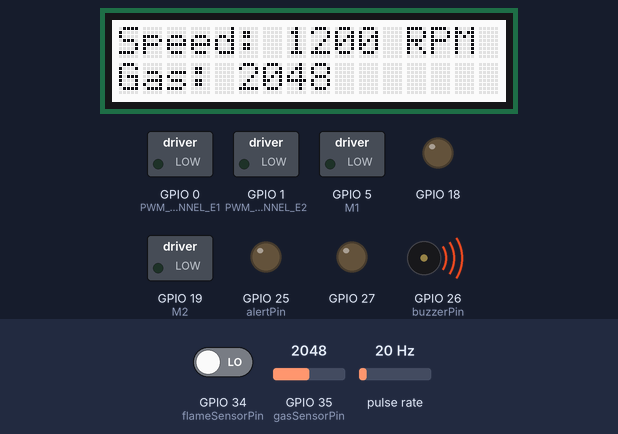
The sketch below on a simulated ESP32. Parts: 16×2 character LCD, switched loads named in the sketch (green lamp = pin HIGH), output pins drawn as LEDs (lit = HIGH), buzzer (waves = sounding, pin HIGH). Wiring (inferred from the names in the program): pulse sensor: data GPIO 32. Dashed ring = blinking. The inputs (shaded band) are chosen by the test bench; at power-on: pulse rate 20 Hz, GPIO 34 (flameSensorPin) LOW, GPIO 35 (gasSensorPin) = 2048. What the sketch prints to the serial monitor is not drawn.

Above: at 4.2 s.
4.3 s: pulse rate (sensor on GPIO 32) set to 4 Hz
At 6.5 s:
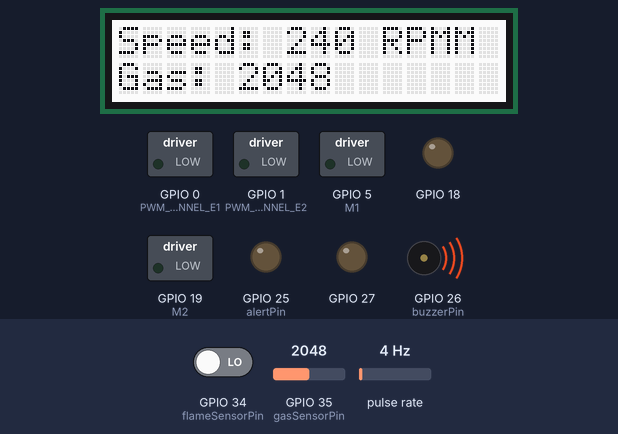
7.4 s: GPIO 34 (flameSensorPin) driven HIGH
At 8.5 s:
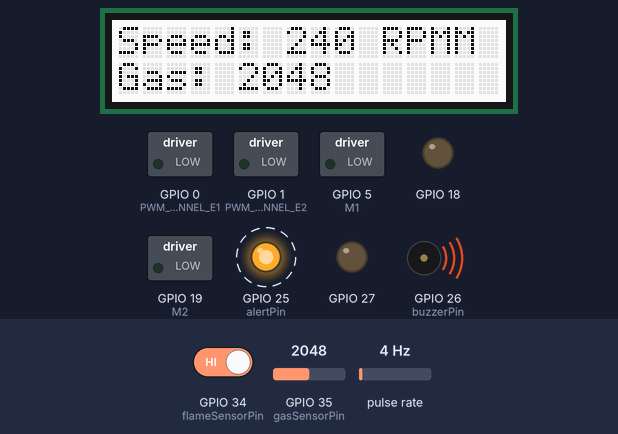
10.5 s: GPIO 35 (gasSensorPin) set to 423
At 11.6 s:
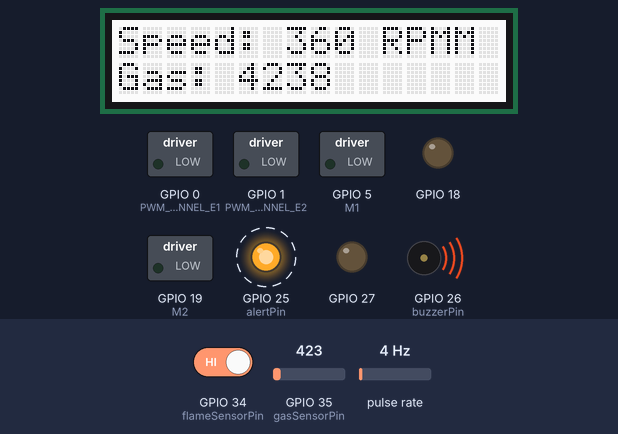
13.3 s: GPIO 35 (gasSensorPin) set to 367
At 16.1 s:
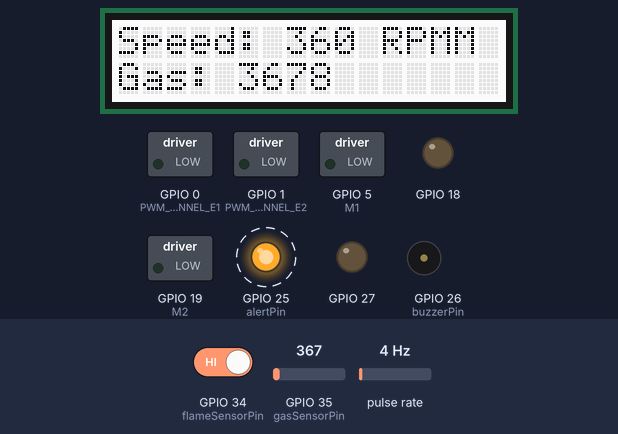
16.4 s: GPIO 34 (flameSensorPin) driven LOW
At 19.1 s:
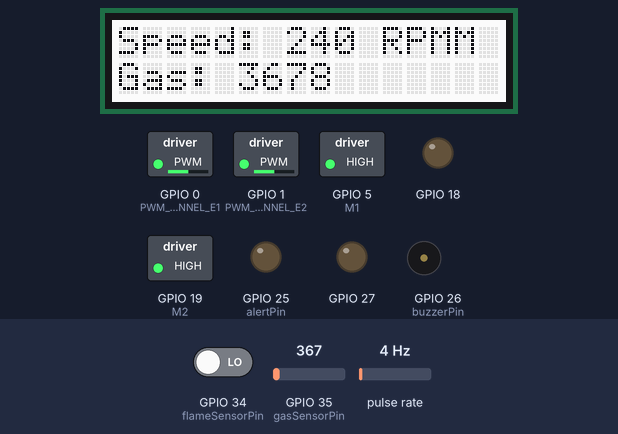
19.4 s: pulse rate (sensor on GPIO 32) set to 100 Hz
At 23.2 s:
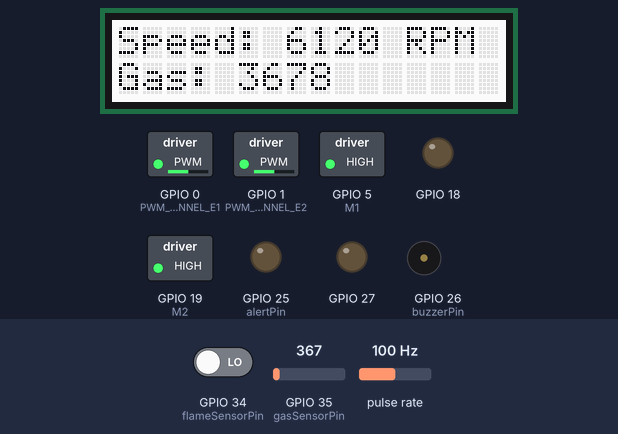
Timing chart, 0 to 23.5 s (numbered marks = the images above; inputs shaded):
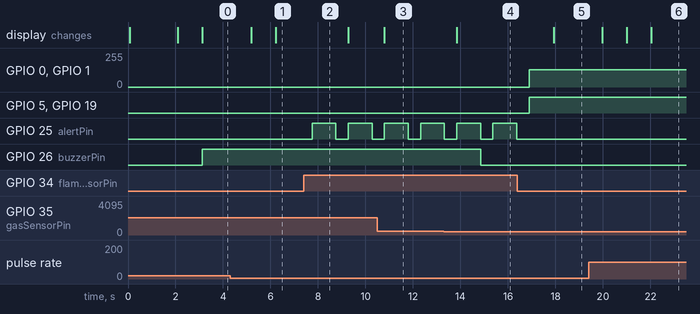

Measured:
- the behaviour switches between 401 and 400 on GPIO 35 (gasSensorPin) (found by bisection; images 3 and 4)
- after the input at 4.3 s, the display: first changes after 0.88 s (image 1 shows a later state)
- after the input at 7.4 s, GPIO 25 (alertPin): alternates HIGH for 1.0 s and LOW for 0.52 s, starting after 0.36 s
- after the input at 10.5 s, the display: changes after 0.30 s (image 3)
- after the input at 13.3 s, GPIO 26 (buzzerPin): HIGH → LOW after 1.5 s; the display: changes after 0.55 s (image 4)
- after the input at 16.4 s, GPIO 0 (PWM_CHANNEL_E1), GPIO 1 (PWM_CHANNEL_E2): 0/255 → 128/255 after 0.49 s; GPIO 5 (M1), GPIO 19 (M2): LOW → HIGH after 0.49 s; GPIO 25 (alertPin): stays LOW (without the input it goes to HIGH after 0.49 s); the display: changes after 1.5 s (image 5)
- after the input at 19.4 s, the display: first changes after 0.58 s (image 6 shows a later state)

The sketch:

mock1.ino
```cpp
// Speed Sesnor Test file
#include <WiFi.h>
#include <ThingSpeak.h>
#include "rgb_lcd.h"

// Define Motor Control Pins
#define M1  5   // Motor 1 control pin (Direction)
#define E1  18  // Motor 1 enable pin (PWM for speed)
#define M2  19  // Motor 2 control pin (Direction)
#define E2  27  // Motor 2 enable pin (PWM for speed)

// Sensor Pin Definitions
const int flameSensorPin = 34;    // Pin connected to flame sensor OUT
const int gasSensorPin = 35;      // Analog pin connected to MQ2 sensor (AO pin)
const int alertPin = 25;          // Pin connected to LED for flame and alcohol detection
const int buzzerPin = 26;         // Pin connected to buzzer for gas
const int alcoholSensorPin = 2;   // Pin connected to MQ3 alcohol sensor

// Threshold value for gas detection
const int gasThreshold = 400;     // Adjust based on environment and gas level

// PWM parameters
#define PWM_FREQ     5000 // Frequency for PWM
#define PWM_RES      8    // 8-bit resolution (0-255)
#define PWM_CHANNEL_E1 0  // PWM channel for Motor 1 (E1)
#define PWM_CHANNEL_E2 1  // PWM channel for Motor 2 (E2)

// LCD Library
rgb_lcd lcd;
// Pin for the IR speed sensor
const int speedSensorPin = 32;

// Variable to count pulses from the IR sensor
volatile int pulseCount = 0;

// Variable to store speed (in RPM)
int speedRPM = 0;

// Time-related variables
unsigned long lastMillis = 0;
const unsigned long updateInterval = 1000;  // Update speed every 1 second (1000 ms)

// Interrupt Service Routine (ISR) for counting pulses
void IRAM_ATTR pulseISR() {
  pulseCount++;  // Increment pulse count on every pulse detected by the IR sensor
}

void setup() {
  // Motor Control Setup
  pinMode(M1, OUTPUT);
  pinMode(M2, OUTPUT);
  ledcAttach(PWM_CHANNEL_E1, PWM_FREQ, PWM_RES);
  ledcAttach(PWM_CHANNEL_E2, PWM_FREQ, PWM_RES);
  ledcAttachChannel(E1, PWM_FREQ, PWM_RES, PWM_CHANNEL_E1);
  ledcAttachChannel(E2, PWM_FREQ, PWM_RES, PWM_CHANNEL_E2);
  stopMotors();

  // Sensor Setup
  Serial.begin(115200);
  pinMode(flameSensorPin, INPUT);
  pinMode(gasSensorPin, INPUT);
  pinMode(alcoholSensorPin, INPUT);
  pinMode(alertPin, OUTPUT);
  pinMode(buzzerPin, OUTPUT);
  digitalWrite(alertPin, LOW);
  digitalWrite(buzzerPin, LOW);

  // LCD Setup
  lcd.begin(16, 2);
  lcd.print("Initialising...");
  delay(2000);
  lcd.clear();

  // Set up the speed sensor pin and interrupt
  pinMode(speedSensorPin, INPUT);
  attachInterrupt(digitalPinToInterrupt(speedSensorPin), pulseISR, RISING); // Interrupt on rising edge

  // Initial speed check (optional)
  lcd.print("Speed: 0 RPM");
  delay(1000);
  lcd.clear();
}

void loop() {
  // Update the speed every 1 second
  unsigned long currentMillis = millis();
  if (currentMillis - lastMillis >= updateInterval) {
    // Calculate RPM (pulses per second * 60 for RPM)
    speedRPM = (pulseCount * 60) / 1;  // Assumes 1 second interval

    // Display speed on LCD
    lcd.setCursor(0, 0);
    lcd.print("Speed: ");
    lcd.print(speedRPM);  // Print the speed (RPM)
    lcd.print(" RPM");

    // Reset pulse count for the next interval
    pulseCount = 0;
    lastMillis = currentMillis;
  }

  int flameDetected = digitalRead(flameSensorPin);
  int gasLevel = analogRead(gasSensorPin);
  lcd.setCursor(0, 1);
  lcd.print("Gas: ");
  lcd.print(gasLevel);

  // Flame Detection
  if (flameDetected == HIGH) {
    Serial.println("**WARNING** Fire Detected!");
    digitalWrite(alertPin, HIGH);
    stopMotors();
    delay(1000);
    digitalWrite(alertPin, LOW);
  }

  // Gas Detection
  if (gasLevel > gasThreshold) {
    Serial.println("**WARNING** Gas Detected!");
    digitalWrite(buzzerPin, HIGH);
    stopMotors();
  } else {
    digitalWrite(buzzerPin, LOW);
  }

  // Motor Control Logic
  if (flameDetected == LOW && gasLevel <= gasThreshold) {
    controlMotorPair1(128, true);
    controlMotorPair2(128, true);
  } else {
    stopMotors();
  }

  delay(500);
}

// Function to stop both motor pairs
void stopMotors() {
  digitalWrite(M1, LOW);
  digitalWrite(M2, LOW);
  ledcWrite(PWM_CHANNEL_E1, 0);
  ledcWrite(PWM_CHANNEL_E2, 0);
}

// Function to control Motor pair 1 (Motors 1 and 3)
void controlMotorPair1(int speed, bool forward) {
  digitalWrite(M1, forward ? HIGH : LOW);
  ledcWrite(PWM_CHANNEL_E1, speed);
}

// Function to control Motor pair 2 (Motors 2 and 4)
void controlMotorPair2(int speed, bool forward) {
  digitalWrite(M2, forward ? HIGH : LOW);
  ledcWrite(PWM_CHANNEL_E2, speed);
}
```
